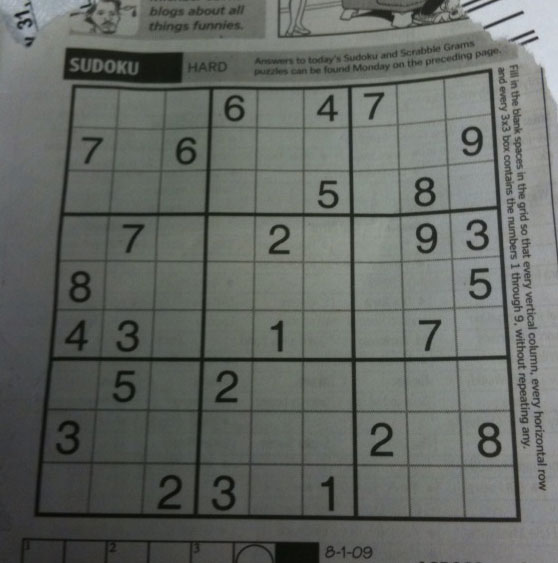
#> input picture day02_opencv_color/sudoku.png, 558 x 563 px
$ python step2_otsu.py
#> lines starting #> are read from the running program, lines starting #| are printed output that depends on the picture; after the words box and inside, x2 and y2 are one past the last pixel; in counts of white or black regions, pixels touching at a corner belong together
import cv2 as cv
import numpy as np

# 이미지 읽기 (그레이스케일)
img = cv.imread('sudoku.png', cv.IMREAD_GRAYSCALE)
#> img: shape (563, 558); min 7, max 218, mean 101.8

# 창 생성
cv.imshow('image', img)

# 트랙바 생성
def nothing(x):
    pass

# manual_thresh (0~255, 초기값 127)
cv.createTrackbar('Manual_thresh', 'image', 127, 255, nothing)

# mode: 0=Otsu만, 1=수동+Otsu 비교
mode = '0:Otsu, 1:manual+Otsu'
cv.createTrackbar(mode, 'image', 0, 1, nothing)

# 반복문
while(1):
    manual_thresh = cv.getTrackbarPos('Manual_thresh', 'image')
    m = cv.getTrackbarPos(mode, 'image')

    # 수동 이진화
    ret_manual, manual_th = cv.threshold(img, manual_thresh, 255, cv.THRESH_BINARY)
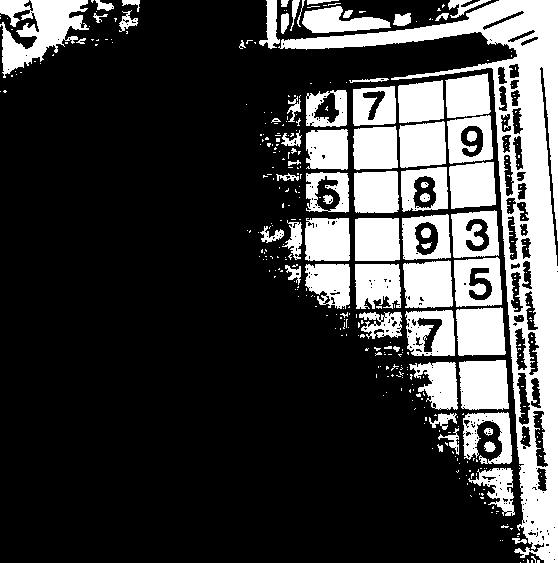
#> manual_th: shape (563, 558); 25.3% white; 376 white regions (307 under 20 px), largest, box (x1, y1, x2, y2) and area: (278, 0, 558, 563) 25952, (0, 0, 89, 78) 3634, (459, 360, 509, 410) 2273
#> ret_manual = 127

    # Otsu 자동 이진화
    ret_otsu, otsu_th = cv.threshold(img, 0, 255, cv.THRESH_BINARY + cv.THRESH_OTSU)
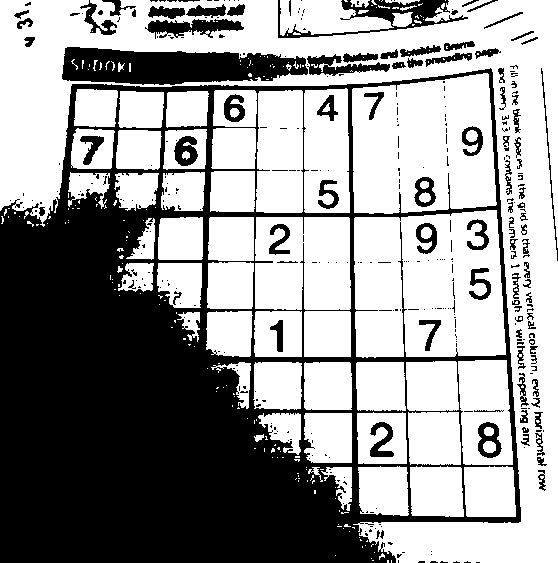
#> otsu_th: shape (563, 558); 59.4% white; 361 black regions (263 under 20 px), largest, box (x1, y1, x2, y2) and area: (0, 68, 521, 563) 104893, (62, 47, 308, 85) 6753, (278, 0, 468, 38) 1967
#> ret_otsu = 96

    # 텍스트 표시용 복사
    img_cp = img.copy()
    cv.putText(img_cp, f'Thresh: {manual_thresh}', (10, 30),
               cv.FONT_HERSHEY_SIMPLEX, 1, 255, 2)
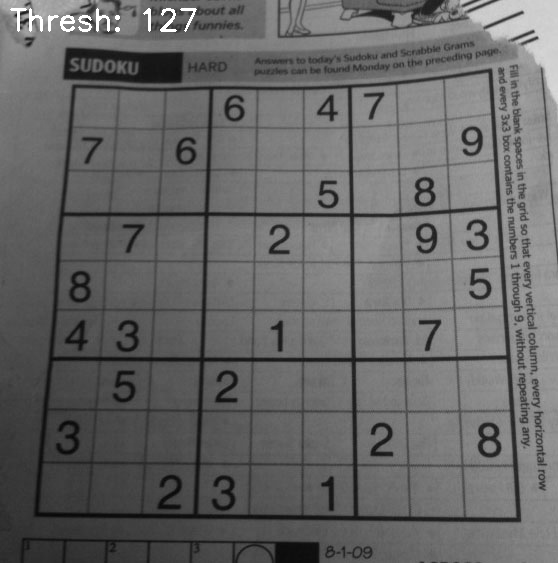
#> img_cp: shape (563, 558); min 7, max 255, mean 102.3

    # Otsu 임계값 표시
    cv.putText(otsu_th, f'Otsu: {ret_otsu:.0f}', (10, 30),
               cv.FONT_HERSHEY_SIMPLEX, 1, 255, 2)

    # 결과 합치기
    if m == 0:
        # 원본 | Otsu
        result = np.hstack((img_cp, otsu_th))
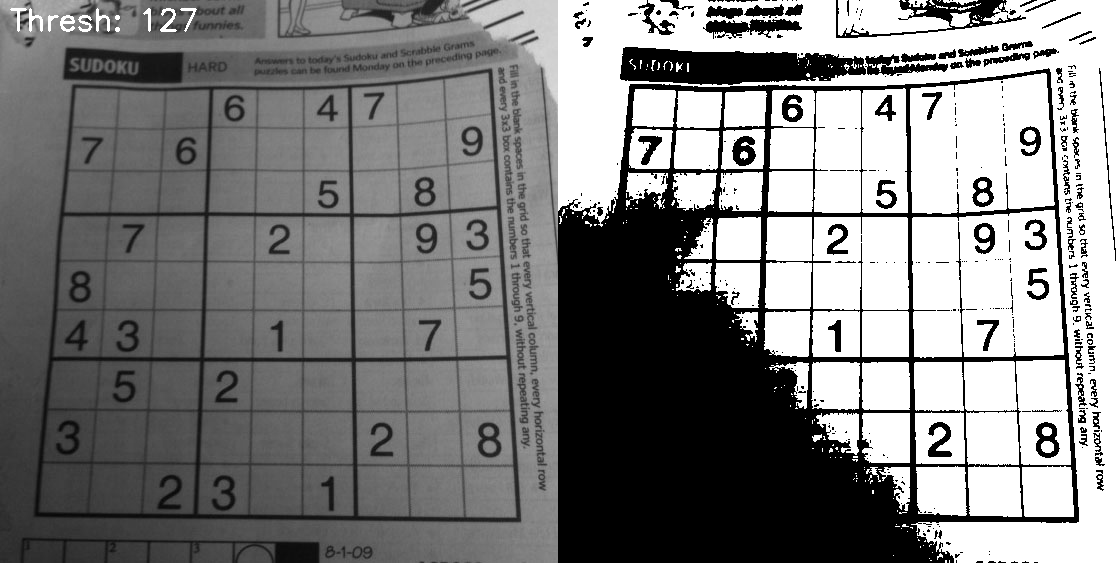
#> result: shape (563, 1116); min 0, max 255, mean 126.9
    elif m == 1:
        # 원본 | 수동 | Otsu
        result = np.hstack((img_cp, manual_th, otsu_th))

    cv.imshow('image', result)

    # 'q' → 종료
    k = cv.waitKey(1)
#> (key q is pressed here)
    if k == ord("q") & 0xFF:
        break

# 창 닫기
cv.destroyAllWindows()

$ run again, with day02_opencv_color/gradient.png copied over day02_opencv_color/sudoku.png
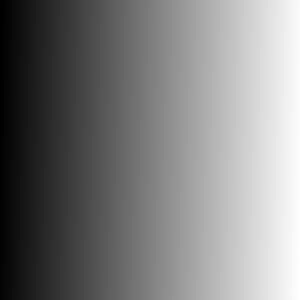
#> input picture day02_opencv_color/gradient.png, 300 x 300 px
#> `ret_manual, manual_th = cv.threshold(img, manual_thresh, 255, cv.THRES..`:
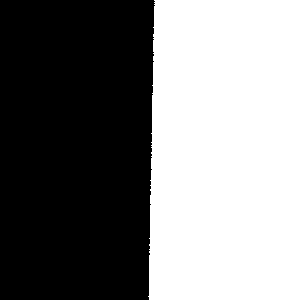
#> manual_th: shape (300, 300); 49.5% white; 1 white region, box (x1, y1, x2, y2) and area: (148, 0, 300, 300) 44573
#> ret_manual = 127
#> ret_otsu = 126
#> img_cp: shape (300, 300); min 0, max 255, mean 128.5
#> `result = np.hstack((img_cp, otsu_th))`:
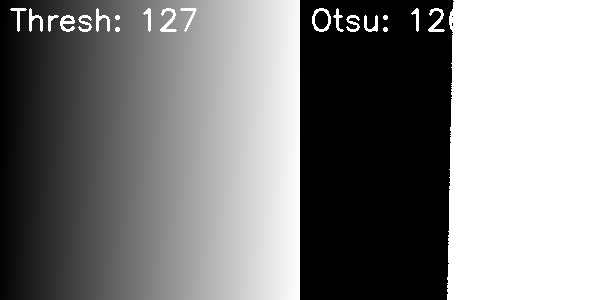
#> result: shape (300, 600); min 0, max 255, mean 129.1
